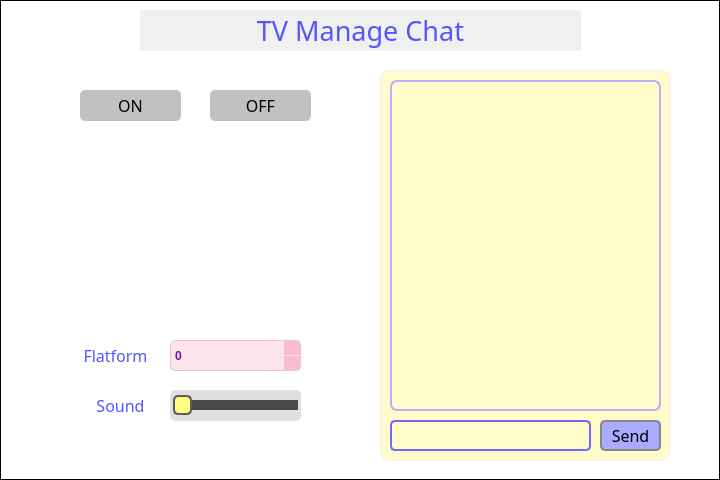
<?xml version="1.0" encoding="UTF-8"?>
<ui version="4.0">
 <class>ChatWindow2</class>
 <widget class="QWidget" name="ChatWindow2">
  <property name="geometry">
   <rect>
    <x>0</x>
    <y>0</y>
    <width>720</width>
    <height>480</height>
   </rect>
  </property>
  <property name="windowTitle">
   <string>Chat2</string>
  </property>
  <property name="styleSheet">
   <string notr="true">background-color: rgb(255,255,255);
border: 1px solid black;
border-color: rgb(0, 0, 0);</string>
  </property>
  <widget class="QGroupBox" name="chatgroupBox">
   <property name="geometry">
    <rect>
     <x>380</x>
     <y>70</y>
     <width>291</width>
     <height>391</height>
    </rect>
   </property>
   <property name="styleSheet">
    <string notr="true">background-color: rgb(255, 251, 202);
border-color: rgb(246, 235, 255);
border-radius: 10px;</string>
   </property>
   <property name="title">
    <string/>
   </property>
   <widget class="QLineEdit" name="messageInput">
    <property name="enabled">
     <bool>true</bool>
    </property>
    <property name="geometry">
     <rect>
      <x>10</x>
      <y>350</y>
      <width>201</width>
      <height>31</height>
     </rect>
    </property>
    <property name="styleSheet">
     <string notr="true">QLineEdit{
	border:2px solid rgb(116, 103, 255);
	border-radius:5px;
 
	
	color: rgb(61, 61, 61);
	background-color: transparent;
	font: 9pt &quot;Sans Serif&quot;;
}</string>
    </property>
   </widget>
   <widget class="QPushButton" name="sendButton">
    <property name="geometry">
     <rect>
      <x>220</x>
      <y>350</y>
      <width>61</width>
      <height>31</height>
     </rect>
    </property>
    <property name="font">
     <font>
      <family>Quicksand Medium</family>
      <pointsize>12</pointsize>
     </font>
    </property>
    <property name="styleSheet">
     <string notr="true">QPushButton{
	border: 2px solid rgb(135, 135, 135);
	color: rgb(0, 0, 0);
	background-color: rgb(170, 170, 255);
	border-radius: 5px;
}

QPushButton:hover {
    background-color: rgb(255, 251, 144);
    color: rgb(195, 193, 255);
}</string>
    </property>
    <property name="text">
     <string>Send</string>
    </property>
   </widget>
   <widget class="QPlainTextEdit" name="messageDisplay">
    <property name="enabled">
     <bool>false</bool>
    </property>
    <property name="geometry">
     <rect>
      <x>10</x>
      <y>10</y>
      <width>271</width>
      <height>331</height>
     </rect>
    </property>
    <property name="styleSheet">
     <string notr="true">background-color: transparent;
border:2px solid rgb(181, 178, 255);
border-radius: 7px;
color: rgb(56, 56, 56);
font: 12pt &quot;Quicksand&quot;;
</string>
    </property>
   </widget>
  </widget>
  <widget class="QLabel" name="titleLabel">
   <property name="geometry">
    <rect>
     <x>140</x>
     <y>10</y>
     <width>441</width>
     <height>41</height>
    </rect>
   </property>
   <property name="font">
    <font>
     <family>Quicksand Medium</family>
     <pointsize>20</pointsize>
     <italic>false</italic>
     <bold>false</bold>
    </font>
   </property>
   <property name="styleSheet">
    <string notr="true">color: rgb(85, 85, 255);
font: 500 20pt &quot;Quicksand Medium&quot;;
background-color:rgb(240, 240, 240);
border-color:transparent;</string>
   </property>
   <property name="text">
    <string>TV Manage Chat</string>
   </property>
   <property name="alignment">
    <set>Qt::AlignCenter</set>
   </property>
  </widget>
  <widget class="QLabel" name="label">
   <property name="geometry">
    <rect>
     <x>70</x>
     <y>120</y>
     <width>251</width>
     <height>191</height>
    </rect>
   </property>
   <property name="styleSheet">
    <string notr="true">background-color: transparent;
border-color:transparent;</string>
   </property>
   <property name="text">
    <string>&lt;html&gt;&lt;head/&gt;&lt;body&gt;&lt;p&gt;&lt;img src=&quot;:/images/tvon.png&quot; width=&quot;200&quot; height=&quot;200&quot;/&gt;&lt;/p&gt;&lt;/body&gt;&lt;/html&gt;</string>
   </property>
   <property name="alignment">
    <set>Qt::AlignCenter</set>
   </property>
  </widget>
  <widget class="QPushButton" name="exitButton">
   <property name="geometry">
    <rect>
     <x>10</x>
     <y>10</y>
     <width>31</width>
     <height>31</height>
    </rect>
   </property>
   <property name="styleSheet">
    <string notr="true">QPushButton{
	background-color:rgba(0, 0, 0, 0);
	border:rgba(0, 0, 0, 0);
	border-radius: 15px;
}

QPushButton:hover {
    background-color: rgba(255, 202, 172,0.5);
}</string>
   </property>
   <property name="text">
    <string/>
   </property>
  </widget>
  <widget class="QLabel" name="exit">
   <property name="geometry">
    <rect>
     <x>10</x>
     <y>10</y>
     <width>31</width>
     <height>31</height>
    </rect>
   </property>
   <property name="styleSheet">
    <string notr="true">background-color:  rgb(255, 255, 255);
border:none;</string>
   </property>
   <property name="text">
    <string>&lt;html&gt;&lt;head/&gt;&lt;body&gt;&lt;p&gt;&lt;img src=&quot;:/images/exit.png&quot; width = &quot;25&quot; height=&quot;25&quot;/&gt;&lt;/p&gt;&lt;/body&gt;&lt;/html&gt; </string>
   </property>
   <property name="alignment">
    <set>Qt::AlignCenter</set>
   </property>
  </widget>
  <widget class="QPushButton" name="tvonButton">
   <property name="geometry">
    <rect>
     <x>80</x>
     <y>90</y>
     <width>101</width>
     <height>31</height>
    </rect>
   </property>
   <property name="font">
    <font>
     <family>Quicksand Medium</family>
     <pointsize>12</pointsize>
    </font>
   </property>
   <property name="styleSheet">
    <string notr="true">QPushButton{
	border:0px solid rgb(135, 135, 135);
	color: rgb(0, 0, 0);
	background-color: rgb(193, 193, 193);
	border-radius: 5px;
}

QPushButton:hover {
	border-radius: 5px;
    background-color: rgb(255, 251, 144);
    color: rgb(195, 193, 255);
}</string>
   </property>
   <property name="text">
    <string>ON</string>
   </property>
  </widget>
  <widget class="QPushButton" name="tvoffButton">
   <property name="geometry">
    <rect>
     <x>210</x>
     <y>90</y>
     <width>101</width>
     <height>31</height>
    </rect>
   </property>
   <property name="font">
    <font>
     <family>Quicksand Medium</family>
     <pointsize>12</pointsize>
    </font>
   </property>
   <property name="styleSheet">
    <string notr="true">QPushButton{
	border:0px solid rgb(135, 135, 135);
	color: rgb(0, 0, 0);
	background-color: rgb(193, 193, 193);
	border-radius: 5px;
}

QPushButton:hover {
	border-radius: 5px;
    background-color: rgb(255, 251, 144);
    color: rgb(195, 193, 255);
}</string>
   </property>
   <property name="text">
    <string>OFF</string>
   </property>
  </widget>
  <widget class="QSpinBox" name="channelBox">
   <property name="geometry">
    <rect>
     <x>170</x>
     <y>340</y>
     <width>131</width>
     <height>31</height>
    </rect>
   </property>
   <property name="styleSheet">
    <string notr="true">/* QSpinBox 기본 스타일 - 파스텔 톤 */
QSpinBox {
    background-color: #fce4ec;  /* 부드러운 핑크색 배경 */
    border: 1px solid #f8bbd0;  /* 연한 핑크 테두리 */
    border-radius: 5px;         /* 테두리 둥글게 */
    padding: 2px;
    color: #6a1b9a;             /* 텍스트 색상 - 부드러운 보라색 */
    font: bold 12px;            /* 텍스트 굵게 */
}

/* QSpinBox의 위/아래 버튼(화살표) 스타일 */
QSpinBox::up-button, QSpinBox::down-button {
    background-color: #f8bbd0;  /* 버튼의 기본 배경색 - 연한 핑크 */
    border: none;               /* 버튼 경계선 제거 */
    width: 16px;                /* 버튼 넓이 설정 */
}

QSpinBox::up-arrow, QSpinBox::down-arrow {
    width: 8px;                 /* 화살표 크기 */
    height: 8px;
    image: url(arrow.png);      /* 화살표 이미지 설정 가능 */
}

/* 마우스를 버튼에 올렸을 때 색상 변화 */
QSpinBox::up-button:hover, QSpinBox::down-button:hover {
    background-color: #c5cae9;  /* 마우스 오버 시 연한 파란색으로 변경 */
}

/* QSpinBox의 입력 필드(텍스트 표시 영역) 스타일 */
QSpinBox::editable {
    background-color: #f3e5f5;  /* 입력 필드 배경색 - 연한 보라색 */
    color: #6a1b9a;             /* 텍스트 색상 */
}

/* 스핀박스 버튼 클릭 시의 색상 변화 */
QSpinBox::up-button:pressed, QSpinBox::down-button:pressed {
    background-color: #b39ddb;  /* 클릭 시 진한 보라색으로 변경 */
}
</string>
   </property>
   <property name="maximum">
    <number>5</number>
   </property>
  </widget>
  <widget class="QLabel" name="channelLabel">
   <property name="geometry">
    <rect>
     <x>60</x>
     <y>340</y>
     <width>111</width>
     <height>31</height>
    </rect>
   </property>
   <property name="font">
    <font>
     <family>Quicksand Medium</family>
     <pointsize>12</pointsize>
     <italic>false</italic>
     <bold>false</bold>
    </font>
   </property>
   <property name="styleSheet">
    <string notr="true">color: rgb(85, 85, 255);
font: 500 12pt &quot;Quicksand Medium&quot;;
background-color:transparent;
border-color:transparent;</string>
   </property>
   <property name="text">
    <string>Flatform</string>
   </property>
   <property name="alignment">
    <set>Qt::AlignCenter</set>
   </property>
  </widget>
  <widget class="QSlider" name="soundSlider">
   <property name="geometry">
    <rect>
     <x>170</x>
     <y>390</y>
     <width>131</width>
     <height>31</height>
    </rect>
   </property>
   <property name="styleSheet">
    <string notr="true">QSlider {
    background-color: #e0e0e0;   /* 슬라이더 전체 배경색 */
    border: transparent;   /* 슬라이더 테두리 */
    border-radius: 5px;         /* 슬라이더 테두리의 둥근 정도 */
    padding: 3px;                /* 슬라이더 내부 패딩 */
}
QSlider::groove:horizontal {
    border: 0px solid rgb(255, 255, 255); /* 트랙 경계선 */
    height: 10px;               /* 트랙의 높이 설정 */
    background: rgb(72, 72, 72);     /* 트랙 배경색 */
    margin: 1px 0;
}
QSlider::handle:horizontal {
    background: rgb(255, 255, 127);      /* 핸들의 색상 */
    border: 2px solid #5c5c5c;
    width: 15px;                /* 핸들의 넓이 설정 */
	height:10 px;
    margin: -5px 0;             /* 핸들의 마진 */
    border-radius: 5px;         /* 핸들의 모서리 둥글게 */
}

/* 슬라이더 핸들을 클릭하고 움직일 때의 스타일 */
QSlider::handle:horizontal:pressed {
    background: rgb(209, 198, 255) ;     /* 슬라이더를 움직일 때 핸들의 색상 변화 */
}</string>
   </property>
   <property name="maximum">
    <number>100</number>
   </property>
   <property name="singleStep">
    <number>5</number>
   </property>
   <property name="pageStep">
    <number>5</number>
   </property>
   <property name="orientation">
    <enum>Qt::Horizontal</enum>
   </property>
  </widget>
  <widget class="QLabel" name="soundLabel">
   <property name="geometry">
    <rect>
     <x>70</x>
     <y>390</y>
     <width>101</width>
     <height>31</height>
    </rect>
   </property>
   <property name="font">
    <font>
     <family>Quicksand Medium</family>
     <pointsize>12</pointsize>
     <italic>false</italic>
     <bold>false</bold>
    </font>
   </property>
   <property name="styleSheet">
    <string notr="true">color: rgb(85, 85, 255);
font: 500 12pt &quot;Quicksand Medium&quot;;
background-color:transparent;
border-color:transparent;</string>
   </property>
   <property name="text">
    <string>Sound</string>
   </property>
   <property name="alignment">
    <set>Qt::AlignCenter</set>
   </property>
  </widget>
  <zorder>chatgroupBox</zorder>
  <zorder>titleLabel</zorder>
  <zorder>label</zorder>
  <zorder>exit</zorder>
  <zorder>exitButton</zorder>
  <zorder>tvonButton</zorder>
  <zorder>tvoffButton</zorder>
  <zorder>channelBox</zorder>
  <zorder>channelLabel</zorder>
  <zorder>soundSlider</zorder>
  <zorder>soundLabel</zorder>
 </widget>
 <resources/>
 <connections/>
</ui>
